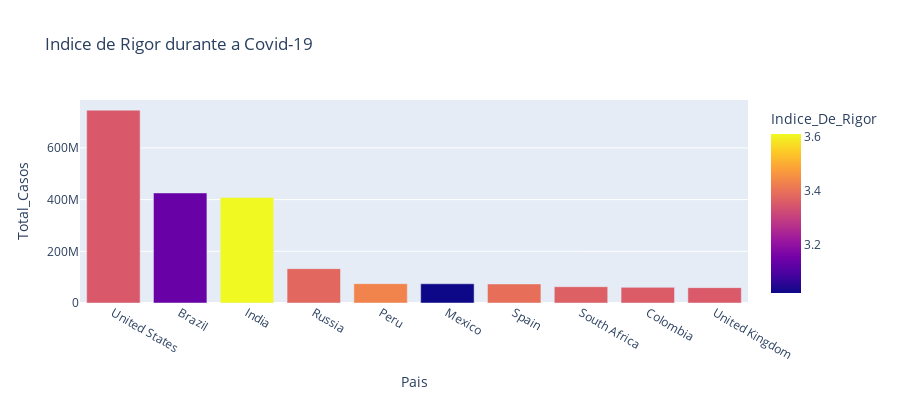

The notebook cell this image was saved under:
### Code cell
#Indice de Rigor de resttições durante a Covid-19

fig = px.bar(top_10_paises, x='Pais', y='Total_Casos',
             hover_data=['Populacao', 'Total_Mortes'], 
             color='Indice_De_Rigor', height=400, 
             title= "Indice de Rigor durante a Covid-19")
fig.show()

### Figure 1 — Plotly figure (JSON) as saved in the notebook; plotly's stock layout.template omitted (floating-point values rounded to 4 significant figures)
{"data": [{"alignmentgroup": "True", "customdata": [[19.62, 26477574], [19.17, 14340567], [21.05, 7247327], [18.8, 2131571], [17.31, 3020038], [18.67, 7295850], [17.66, 5510624], [17.9, 1357682], [17.75, 1936134], [18.03, 7249573]], "hovertemplate": "Pais=%{x}<br>Total_Casos=%{y}<br>Populacao=%{customdata[0]}<br>Total_Mortes=%{customdata[1]}<br>Indice_De_Rigor=%{marker.color}<extra></extra>", "legendgroup": "", "marker": {"color": [3.351, 3.136, 3.611, 3.38, 3.43, 3.019, 3.394, 3.364, 3.358, 3.354], "coloraxis": "coloraxis", "pattern": {"shape": ""}}, "name": "", "offsetgroup": "", "orientation": "v", "showlegend": false, "textposition": "auto", "type": "bar", "x": ["United States", "Brazil", "India", "Russia", "Peru", "Mexico", "Spain", "South Africa", "Colombia", "United Kingdom"], "xaxis": "x", "y": [746014098, 425704517, 407771615, 132888951, 74882695, 74347548, 73717676, 63027659, 60543682, 59475032], "yaxis": "y"}], "layout": {"barmode": "relative", "coloraxis": {"colorbar": {"title": {"text": "Indice_De_Rigor"}}, "colorscale": [[0, "#0d0887"], [0.1111, "#46039f"], [0.2222, "#7201a8"], [0.3333, "#9c179e"], [0.4444, "#bd3786"], [0.5556, "#d8576b"], [0.6667, "#ed7953"], [0.7778, "#fb9f3a"], [0.8889, "#fdca26"], [1, "#f0f921"]]}, "height": 400, "legend": {"tracegroupgap": 0}, "title": {"text": "Indice de Rigor durante a Covid-19"}, "xaxis": {"anchor": "y", "domain": [0, 1], "title": {"text": "Pais"}}, "yaxis": {"anchor": "x", "domain": [0, 1], "title": {"text": "Total_Casos"}}}}
